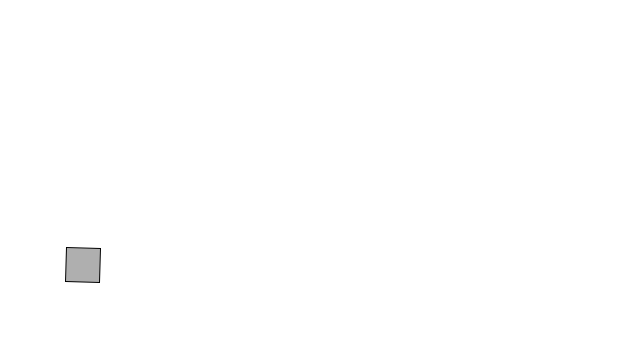
Frame 1 (no input)
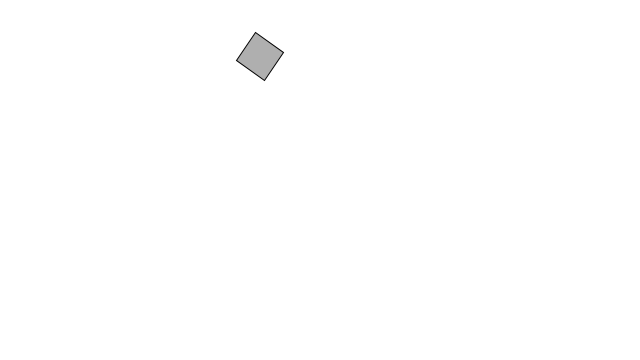
Frame 60 (the mouse pressed at the canvas centre just before this capture)
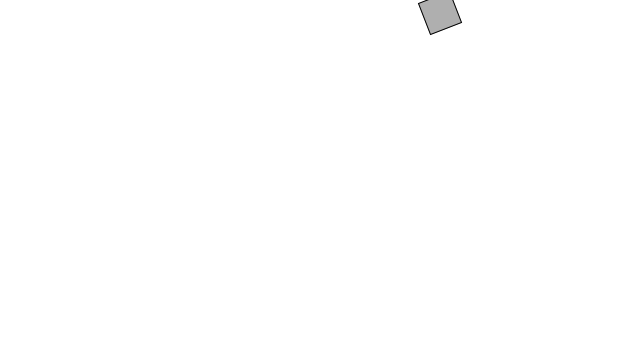
Frame 120 (the mouse held since frame 60 and released just before this capture)

The Processing sketch that drew these frames (run headless with seeded random() and noise(); from frame 60 on, the mouse is pressed at the canvas centre):

// Processing sketch: kanon
// ── kanon.pde
Mover mover;

Mover[] movers = new Mover[1];

float angle = 0;
  float aVelocity = 0;
  float aAcceleration = 0.001;

void setup() {
  size(640,360);
 for (int i = 0; i < movers.length;i++){
  movers[i] = new Mover(random(0.5,3),width/8,height-height/4);
  }
}

void draw() {
  background(255);
  
  PVector gravity = new PVector(0,0.1);
  
  for (int i = 0; i < movers.length; i++) {
   movers[i].applyForce(gravity);
   movers[i].update();
   movers[i].checkEdges();
   movers[i].display();
   
   
  aVelocity += aAcceleration;
  angle += aVelocity;
}
}

// ── Mover.pde
//Exercise 1.10
class Mover {

  PVector location;
  PVector velocity;
  PVector acceleration;
  float mass;
  
  float angle = 0;
  float aVelocity = 0.01;
  float aAcceleration = 0;

  Mover(float m, float x, float y) {
    mass = m;
    location = new PVector(x,y);
    velocity = new PVector(3,-5);
    acceleration = new PVector(0,0);
    //topspeed = 10;
  }

  void applyForce(PVector force) {
     PVector f = PVector.div(force,mass);
     acceleration.add(f);
  }  
    
  void update() {
    velocity.add(acceleration);
    location.add(velocity);
    
    aAcceleration = acceleration.x/10;
    aVelocity += aAcceleration;
    angle += aVelocity;
    
    acceleration.mult(0);
  }

  void display() {
    stroke(0);
    fill(175);
    rectMode(CENTER);
    pushMatrix();
    translate(location.x,location.y);
    rotate(angle);
    rect(0,0,mass*16,mass*16);
    popMatrix();
  }

  void checkEdges() {
    if (location.x > width) {
      location.x = width;
      velocity.x *= -1;
    } else if (location.x < 0) {
      velocity.x *= -1;
      location.x = 0;
    }

    if (location.y > height) {
      velocity.y *= -1;
      location.y = height;
    }
  }
}
